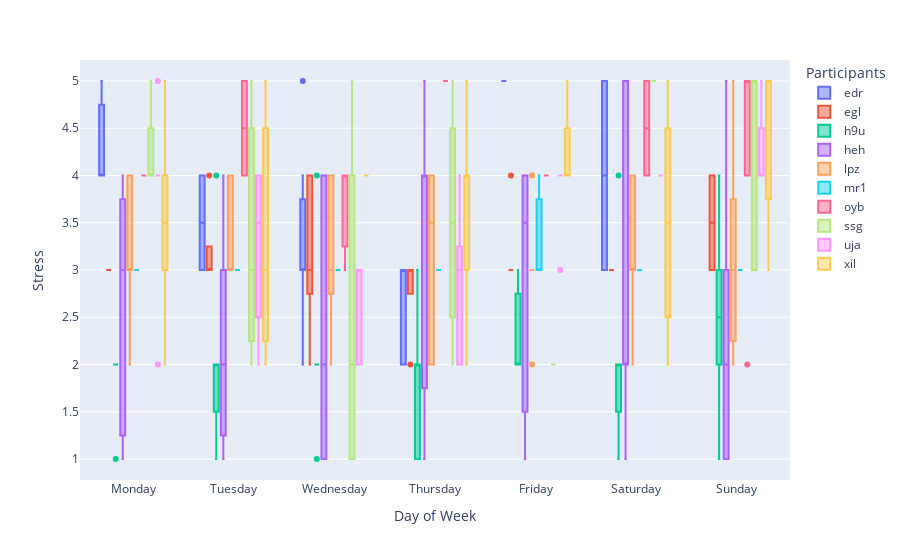

The cell this chart's notebook holds for it:
### Markdown cell above
### Ratings of Sleep, Stress and Productivity across Day of the Week

### Code cell
# plot stress for each participant for each day_name ordered from Monday to Sunday
# order x axis day_name by day of the week
fig = px.box(slpsteps, x="day_name", y="stress", color="pid", #points="all",
                labels={
                    "stress": "Stress",
                    "day_name": "Day of Week",
                    "pid": "Participants"
                })
fig.update_xaxes(categoryorder='array', categoryarray= ['Monday', 'Tuesday', 'Wednesday', 'Thursday', 'Friday', 'Saturday', 'Sunday'])
fig.show()

### Figure 1 — Plotly figure (JSON) as saved in the notebook; plotly's stock layout.template omitted (floating-point values rounded to 4 significant figures)
{"data": [{"alignmentgroup": "True", "hovertemplate": "Participants=edr<br>Day of Week=%{x}<br>Stress=%{y}<extra></extra>", "legendgroup": "edr", "marker": {"color": "#636efa"}, "name": "edr", "notched": false, "offsetgroup": "edr", "orientation": "v", "showlegend": true, "type": "box", "x": ["Thursday", "Friday", "Monday", "Tuesday", "Wednesday", "Thursday", "Friday", "Saturday", "Tuesday", "Wednesday", "Thursday", "Friday", "Monday", "Tuesday", "Wednesday", "Thursday", "Friday", "Saturday", "Tuesday", "Wednesday", "Monday", "Tuesday", "Wednesday", "Thursday", "Tuesday", "Wednesday", "Wednesday"], "x0": " ", "xaxis": "x", "y": [3, 5, 4, 4, 3, 2, 5, 5, 3, 3, 2, 5, 4, 4, 3, 3, 5, 3, 3, 5, 5, 4, 4, 3, 3, 3, 2], "y0": " ", "yaxis": "y"}, {"alignmentgroup": "True", "hovertemplate": "Participants=egl<br>Day of Week=%{x}<br>Stress=%{y}<extra></extra>", "legendgroup": "egl", "marker": {"color": "#EF553B"}, "name": "egl", "notched": false, "offsetgroup": "egl", "orientation": "v", "showlegend": true, "type": "box", "x": ["Thursday", "Friday", "Friday", "Sunday", "Sunday", "Tuesday", "Tuesday", "Friday", "Wednesday", "Thursday", "Friday", "Sunday", "Monday", "Tuesday", "Wednesday", "Thursday", "Saturday", "Saturday", "Monday", "Monday", "Tuesday", "Wednesday", "Friday", "Friday", "Sunday", "Monday", "Monday", "Friday", "Sunday", "Monday", "Tuesday", "Friday", "Saturday", "Saturday", "Monday", "Monday", "Wednesday", "Thursday", "Friday", "Saturday", "Sunday", "Wednesday", "Thursday", "Friday"], "x0": " ", "xaxis": "x", "y": [3, 3, 4, 4, 3, 4, 3, 3, 2, 3, 3, 3, 3, 3, 3, 3, 3, 3, 3, 3, 3, 3, 3, 3, 3, 3, 3, 3, 4, 3, 3, 3, 3, 3, 3, 3, 4, 3, 3, 3, 4, 4, 2, 3], "y0": " ", "yaxis": "y"}, {"alignmentgroup": "True", "hovertemplate": "Participants=h9u<br>Day of Week=%{x}<br>Stress=%{y}<extra></extra>", "legendgroup": "h9u", "marker": {"color": "#00cc96"}, "name": "h9u", "notched": false, "offsetgroup": "h9u", "orientation": "v", "showlegend": true, "type": "box", "x": ["Saturday", "Sunday", "Monday", "Tuesday", "Wednesday", "Thursday", "Thursday", "Saturday", "Sunday", "Monday", "Tuesday", "Wednesday", "Thursday", "Friday", "Saturday", "Sunday", "Monday", "Tuesday", "Wednesday", "Thursday", "Friday", "Saturday", "Sunday", "Monday", "Tuesday", "Wednesday", "Thursday", "Friday", "Saturday", "Sunday", "Monday", "Monday", "Tuesday", "Thursday", "Friday", "Saturday", "Sunday", "Monday", "Tuesday", "Wednesday", "Thursday", "Friday", "Saturday", "Sunday", "Sunday", "Tuesday", "Wednesday", "Thursday", "Friday", "Saturday", "Sunday", "Monday", "Monday", "Tuesday", "Thursday", "Thursday", "Friday", "Sunday"], "x0": " ", "xaxis": "x", "y": [1, 1, 1, 1, 1, 1, 2, 1, 2, 2, 1, 2, 2, 3, 4, 4, 2, 4, 4, 3, 3, 2, 3, 2, 2, 2, 1, 2, 2, 2, 2, 2, 2, 2, 2, 2, 2, 2, 2, 2, 1, 2, 2, 3, 3, 2, 2, 2, 2, 2, 4, 2, 2, 2, 2, 2, 2, 2], "y0": " ", "yaxis": "y"}, {"alignmentgroup": "True", "hovertemplate": "Participants=heh<br>Day of Week=%{x}<br>Stress=%{y}<extra></extra>", "legendgroup": "heh", "marker": {"color": "#ab63fa"}, "name": "heh", "notched": false, "offsetgroup": "heh", "orientation": "v", "showlegend": true, "type": "box", "x": ["Thursday", "Friday", "Sunday", "Sunday", "Monday", "Tuesday", "Wednesday", "Thursday", "Friday", "Sunday", "Sunday", "Monday", "Tuesday", "Thursday", "Thursday", "Friday", "Saturday", "Sunday", "Monday", "Tuesday", "Wednesday", "Thursday", "Friday", "Saturday", "Sunday", "Monday", "Tuesday", "Wednesday", "Thursday", "Friday", "Saturday", "Sunday", "Monday", "Tuesday", "Wednesday", "Thursday", "Friday", "Saturday", "Sunday", "Monday", "Tuesday", "Wednesday", "Thursday", "Friday", "Saturday", "Sunday", "Monday", "Tuesday", "Wednesday", "Thursday", "Friday", "Saturday", "Sunday"], "x0": " ", "xaxis": "x", "y": [2, 3, 2, 1, 1, 4, 1, 2, 1, 2, 2, 4, 2, 4, 4, 2, 2, 1, 1, 1, 1, 5, 4, 5, 3, 2, 3, 2, 1, 4, 2, 5, 3, 1, 4, 4, 4, 2, 1, 3, 3, 2, 4, 4, 5, 2, 4, 2, 4, 1, 1, 1, 4], "y0": " ", "yaxis": "y"}, {"alignmentgroup": "True", "hovertemplate": "Participants=lpz<br>Day of Week=%{x}<br>Stress=%{y}<extra></extra>", "legendgroup": "lpz", "marker": {"color": "#FFA15A"}, "name": "lpz", "notched": false, "offsetgroup": "lpz", "orientation": "v", "showlegend": true, "type": "box", "x": ["Saturday", "Sunday", "Monday", "Thursday", "Saturday", "Tuesday", "Wednesday", "Thursday", "Friday", "Sunday", "Monday", "Monday", "Tuesday", "Thursday", "Friday", "Saturday", "Sunday", "Monday", "Tuesday", "Wednesday", "Friday", "Sunday", "Monday", "Tuesday", "Saturday", "Saturday", "Monday", "Monday", "Wednesday", "Thursday", "Friday", "Friday", "Sunday", "Monday", "Monday", "Tuesday", "Wednesday", "Thursday", "Friday", "Saturday", "Sunday", "Monday", "Tuesday", "Wednesday", "Thursday", "Saturday", "Sunday", "Monday"], "x0": " ", "xaxis": "x", "y": [4, 3, 3, 4, 3, 4, 3, 4, 3, 4, 4, 4, 3, 3, 3, 4, 3, 3, 3, 2, 4, 5, 4, 3, 4, 3, 2, 2, 4, 4, 3, 3, 2, 4, 4, 4, 3, 2, 2, 3, 2, 3, 3, 4, 2, 2, 3, 3], "y0": " ", "yaxis": "y"}, {"alignmentgroup": "True", "hovertemplate": "Participants=mr1<br>Day of Week=%{x}<br>Stress=%{y}<extra></extra>", "legendgroup": "mr1", "marker": {"color": "#19d3f3"}, "name": "mr1", "notched": false, "offsetgroup": "mr1", "orientation": "v", "showlegend": true, "type": "box", "x": ["Thursday", "Friday", "Tuesday", "Thursday", "Saturday", "Monday", "Tuesday", "Wednesday", "Saturday", "Sunday", "Monday", "Thursday", "Friday", "Saturday", "Sunday", "Monday", "Wednesday", "Thursday", "Sunday", "Monday", "Monday", "Sunday", "Monday", "Tuesday", "Thursday", "Friday", "Saturday", "Sunday"], "x0": " ", "xaxis": "x", "y": [3, 4, 3, 3, 3, 3, 3, 3, 3, 3, 3, 3, 3, 3, 3, 3, 3, 3, 3, 3, 3, 3, 3, 3, 3, 3, 3, 3], "y0": " ", "yaxis": "y"}, {"alignmentgroup": "True", "hovertemplate": "Participants=oyb<br>Day of Week=%{x}<br>Stress=%{y}<extra></extra>", "legendgroup": "oyb", "marker": {"color": "#FF6692"}, "name": "oyb", "notched": false, "offsetgroup": "oyb", "orientation": "v", "showlegend": true, "type": "box", "x": ["Sunday", "Sunday", "Wednesday", "Sunday", "Monday", "Tuesday", "Wednesday", "Thursday", "Saturday", "Sunday", "Thursday", "Saturday", "Sunday", "Thursday", "Friday", "Monday", "Tuesday", "Wednesday", "Sunday"], "x0": " ", "xaxis": "x", "y": [5, 5, 4, 4, 4, 5, 3, 5, 4, 5, 5, 5, 5, 5, 4, 4, 4, 4, 2], "y0": " ", "yaxis": "y"}, {"alignmentgroup": "True", "hovertemplate": "Participants=ssg<br>Day of Week=%{x}<br>Stress=%{y}<extra></extra>", "legendgroup": "ssg", "marker": {"color": "#B6E880"}, "name": "ssg", "notched": false, "offsetgroup": "ssg", "orientation": "v", "showlegend": true, "type": "box", "x": ["Sunday", "Sunday", "Monday", "Tuesday", "Wednesday", "Thursday", "Sunday", "Sunday", "Monday", "Wednesday", "Wednesday", "Wednesday", "Thursday", "Saturday", "Monday", "Monday", "Tuesday", "Thursday", "Friday", "Sunday", "Sunday", "Wednesday", "Thursday", "Saturday", "Tuesday", "Wednesday"], "x0": " ", "xaxis": "x", "y": [3, 3, 4, 2, 1, 4, 5, 5, 4, 2, 1, 4, 3, 5, 4, 5, 5, 2, 2, 5, 5, 5, 5, 5, 3, 2], "y0": " ", "yaxis": "y"}, {"alignmentgroup": "True", "hovertemplate": "Participants=uja<br>Day of Week=%{x}<br>Stress=%{y}<extra></extra>", "legendgroup": "uja", "marker": {"color": "#FF97FF"}, "name": "uja", "notched": false, "offsetgroup": "uja", "orientation": "v", "showlegend": true, "type": "box", "x": ["Thursday", "Friday", "Saturday", "Sunday", "Monday", "Monday", "Tuesday", "Wednesday", "Saturday", "Sunday", "Monday", "Tuesday", "Wednesday", "Thursday", "Friday", "Friday", "Sunday", "Monday", "Tuesday", "Wednesday", "Thursday", "Friday", "Monday", "Wednesday", "Thursday", "Friday", "Friday", "Saturday", "Sunday", "Monday", "Tuesday", "Wednesday", "Thursday"], "x0": " ", "xaxis": "x", "y": [2, 4, 4, 4, 4, 4, 4, 2, 4, 4, 4, 4, 3, 2, 3, 4, 4, 4, 3, 2, 3, 4, 5, 3, 3, 4, 4, 4, 5, 2, 2, 3, 4], "y0": " ", "yaxis": "y"}, {"alignmentgroup": "True", "hovertemplate": "Participants=xil<br>Day of Week=%{x}<br>Stress=%{y}<extra></extra>", "legendgroup": "xil", "marker": {"color": "#FECB52"}, "name": "xil", "notched": false, "offsetgroup": "xil", "orientation": "v", "showlegend": true, "type": "box", "x": ["Friday", "Saturday", "Tuesday", "Friday", "Saturday", "Monday", "Tuesday", "Thursday", "Thursday", "Monday", "Monday", "Sunday", "Monday", "Monday", "Wednesday", "Wednesday", "Thursday", "Monday", "Tuesday", "Saturday", "Saturday", "Sunday", "Monday", "Thursday", "Friday", "Sunday", "Sunday", "Thursday", "Thursday", "Friday", "Sunday", "Monday"], "x0": " ", "xaxis": "x", "y": [4, 3, 2, 4, 2, 4, 3, 4, 5, 3, 4, 5, 5, 3, 4, 4, 2, 3, 5, 5, 4, 3, 2, 4, 4, 4, 5, 3, 4, 5, 5, 4], "y0": " ", "yaxis": "y"}], "layout": {"boxmode": "group", "legend": {"title": {"text": "Participants"}, "tracegroupgap": 0}, "margin": {"t": 60}, "xaxis": {"anchor": "y", "categoryarray": ["Monday", "Tuesday", "Wednesday", "Thursday", "Friday", "Saturday", "Sunday"], "categoryorder": "array", "domain": [0, 1], "title": {"text": "Day of Week"}}, "yaxis": {"anchor": "x", "domain": [0, 1], "title": {"text": "Stress"}}}}
